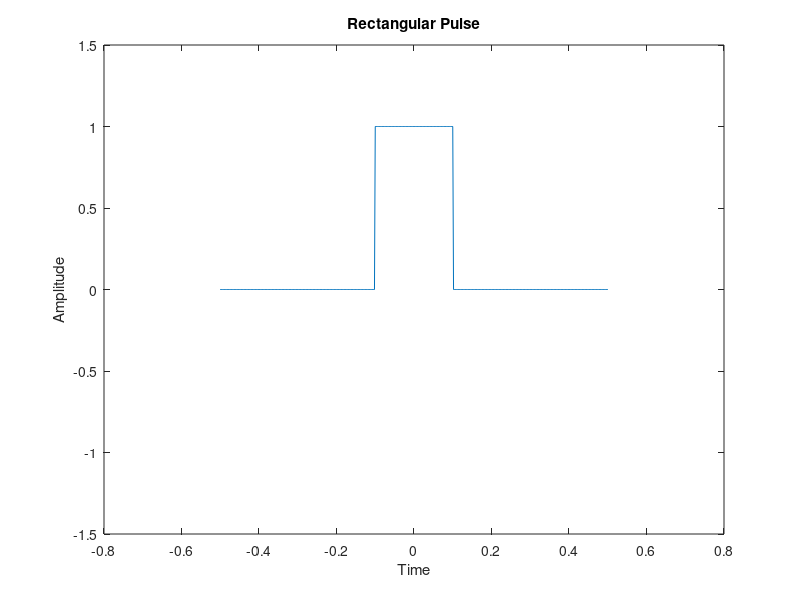

Reproduce this figure in MATLAB.
fs=500;
T=0.2;
t=-0.5:1/fs:0.5;
g=rectpuls(t,T);
%g=(t >-T/2) .* (t<T/2) + 0.5*(t==T/2) + 0.5*(t==-T/2);
plot(t,g);
%xlim([]);
ylim([-1.5 1.5]);
xlabel('Time');
ylabel('Amplitude');
title('Rectangular Pulse')

